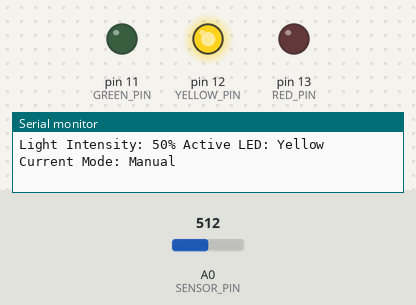
Bench run of a sketch on a simulated Arduino Uno, built with avr-gcc and run on an emulated ATmega328P. On the bench: output pins drawn as LEDs (lit = HIGH), the last lines printed to the serial monitor. The inputs (shaded band) are chosen by the test bench; at power-on: A0 (SENSOR_PIN) = 512. Random numbers use the default seed unless the sketch sets one.

Above: at 1.2 s.
1.3 s: A0 (SENSOR_PIN) set to 431
3.2 s: A0 (SENSOR_PIN) set to 405
At 4.4 s:
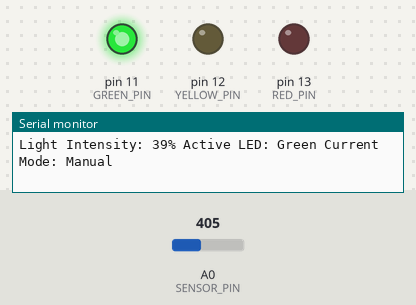
5.5 s: A0 (SENSOR_PIN) set to 900
At 7.1 s:
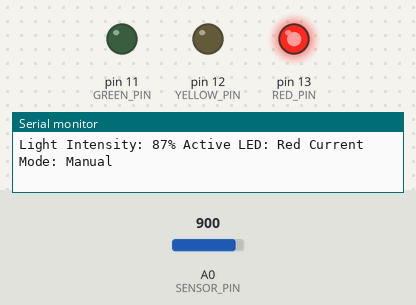
11.6 s: A0 (SENSOR_PIN) set to 739
13.3 s: A0 (SENSOR_PIN) set to 713
At 14.7 s:
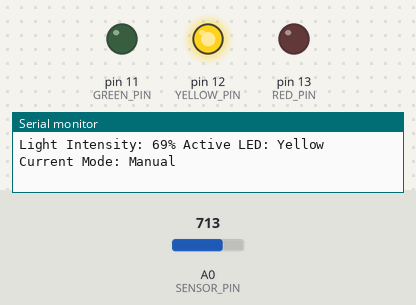
Timing chart, 0 to 16.3 s (numbered marks = the images above; inputs shaded):
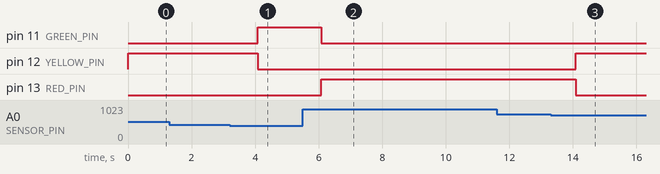

The sketch:

Midterm_Lab.ino
```cpp
void checkSerial();
void processCommand(String command);
void updateAutoMode();
void readSensorAndPrintData();


const int SENSOR_PIN = A0;  // Photoresistor
const int GREEN_PIN = 11;
const int YELLOW_PIN = 12;
const int RED_PIN = 13;

bool isManualMode = true;
int lowThreshold = 40;
int highThreshold = 70;

String commandString = "";


unsigned long lastAutoChange = 0;
const long autoInterval = 10000;

void setup() {
  Serial.begin(9600);

  // Set pin modes
  pinMode(RED_PIN, OUTPUT);
  pinMode(YELLOW_PIN, OUTPUT);
  pinMode(GREEN_PIN, OUTPUT);

  commandString.reserve(100);

  Serial.println("System Initialized.");
  Serial.println("Mode: Manual (Default)");
  Serial.println("Thresholds: Low=40, High=70");
}

void loop() {
  checkSerial();
  updateAutoMode();
  readSensorAndPrintData();
  delay(1000);
}


void checkSerial() {
  while (Serial.available()) {
    char c = Serial.read();
    if (c == '\n') { // Command received (end of line)
      processCommand(commandString);
      commandString = ""; // Clear the buffer
    } else {
      commandString += c;
    }
  }
}


void processCommand(String command) {
  command.trim();
  command.toUpperCase();

  if (command == "MODE AUTO") {
    isManualMode = false;
    lastAutoChange = millis();
    Serial.println("Mode set to: Automatic");

  } else if (command == "MODE MANUAL") {
    isManualMode = true;
    Serial.println("Mode set to: Manual");

  } else if (command.startsWith("SET LOW ")) {
    if (isManualMode) {
      int newLow = command.substring(8).toInt();
      if (newLow >= 0 && newLow < highThreshold) {
        lowThreshold = newLow;
        Serial.print("Low threshold set to: ");
        Serial.println(lowThreshold);
      } else {
        Serial.println("Error: Invalid value. Low threshold must be >= 0 and < high threshold.");
      }
    } else {
      Serial.println("Error: Wrong command (Cannot set thresholds in Automatic mode)");
    }
  }

  else if (command.startsWith("SET HIGH ")) {
    if (isManualMode) {
      int newHigh = command.substring(9).toInt();
      if (newHigh > lowThreshold && newHigh <= 100) {
        highThreshold = newHigh;
        Serial.print("High threshold set to: ");
        Serial.println(highThreshold);
      } else {
        Serial.println("Error: Invalid value. High threshold must be > low threshold and <= 100.");
      }
    } else {
      Serial.println("Error: Wrong command (Cannot set thresholds in Automatic mode)");
    }
  }

  else {
    Serial.println("Error: Wrong command");
  }
}


void updateAutoMode() {
  if (isManualMode) {
    return;

  if (millis() - lastAutoChange > autoInterval) {
    lastAutoChange = millis();
    int weather = random(3);

    Serial.println("\n--- Simulating environmental change ---");

    switch (weather) {
      case 0: // Cloudy
        lowThreshold = 0;
        highThreshold = 40;
        Serial.println("Condition: Cloudy (Thresholds 0-40)");
        break;
      case 1: // Normal
        lowThreshold = 41;
        highThreshold = 70;
        Serial.println("Condition: Normal (Thresholds 41-70)");
        break;
      case 2: // Bright Sunlight
        lowThreshold = 71;
        highThreshold = 100;
        Serial.println("Condition: Bright Sunlight (Thresholds 71-100)");
        break;
    }
    Serial.println();
  }
}
}
/**
 * Reads the photoresistor, updates LEDs, and prints all data.
 */
void readSensorAndPrintData() {
  // 1. Read sensor and convert to percentage
  int sensorValue = analogRead(SENSOR_PIN);
  int intensityPercent = map(sensorValue, 0, 1023, 0, 100);

  // --- Local variables for display ---
  String activeLED;
  String currentMode = isManualMode ? "Manual" : "Automatic";
  String environment;

  // 2. Control LEDs based on thresholds (Req #2, #3)
  if (intensityPercent <= lowThreshold) {
    // LOW intensity
    digitalWrite(GREEN_PIN, HIGH);
    digitalWrite(YELLOW_PIN, LOW);
    digitalWrite(RED_PIN, LOW);
    activeLED = "Green";
  } else if (intensityPercent > lowThreshold && intensityPercent <= highThreshold) {
    // MED intensity
    digitalWrite(GREEN_PIN, LOW);
    digitalWrite(YELLOW_PIN, HIGH);
    digitalWrite(RED_PIN, LOW);
    activeLED = "Yellow";
  } else {
    // HIGH intensity
    digitalWrite(GREEN_PIN, LOW);
    digitalWrite(YELLOW_PIN, LOW);
    digitalWrite(RED_PIN, HIGH);
    activeLED = "Red";
  }

  if (intensityPercent <= 40) {
    environment = "Cloudy";
  } else {
    environment = "Clear";
  }

  Serial.print("Light Intensity: ");
  Serial.print(intensityPercent);
  Serial.print("%");

  Serial.print(" Active LED: ");
  Serial.print(activeLED);

  Serial.print(" Current Mode: ");
  Serial.print(currentMode);

  if (currentMode == "Automatic"){
    Serial.print(" Environment: ");
    Serial.print(environment);
  };

  Serial.println();
}
```

Measured:
- the behaviour switches between 420 and 419 on A0 (SENSOR_PIN) (found by bisection; images 0 and 1)
- the behaviour switches between 727 and 726 on A0 (SENSOR_PIN) (found by bisection; images 2 and 3)
- after the input at 3.2 s, pin 11 (GREEN_PIN): LOW → HIGH after 0.88 s; pin 12 (YELLOW_PIN): HIGH → LOW after 0.88 s
- after the input at 5.5 s, pin 11 (GREEN_PIN): HIGH → LOW after 0.58 s; pin 13 (RED_PIN): LOW → HIGH after 0.58 s
- after the input at 13.3 s, pin 12 (YELLOW_PIN): LOW → HIGH after 0.79 s; pin 13 (RED_PIN): HIGH → LOW after 0.79 s
